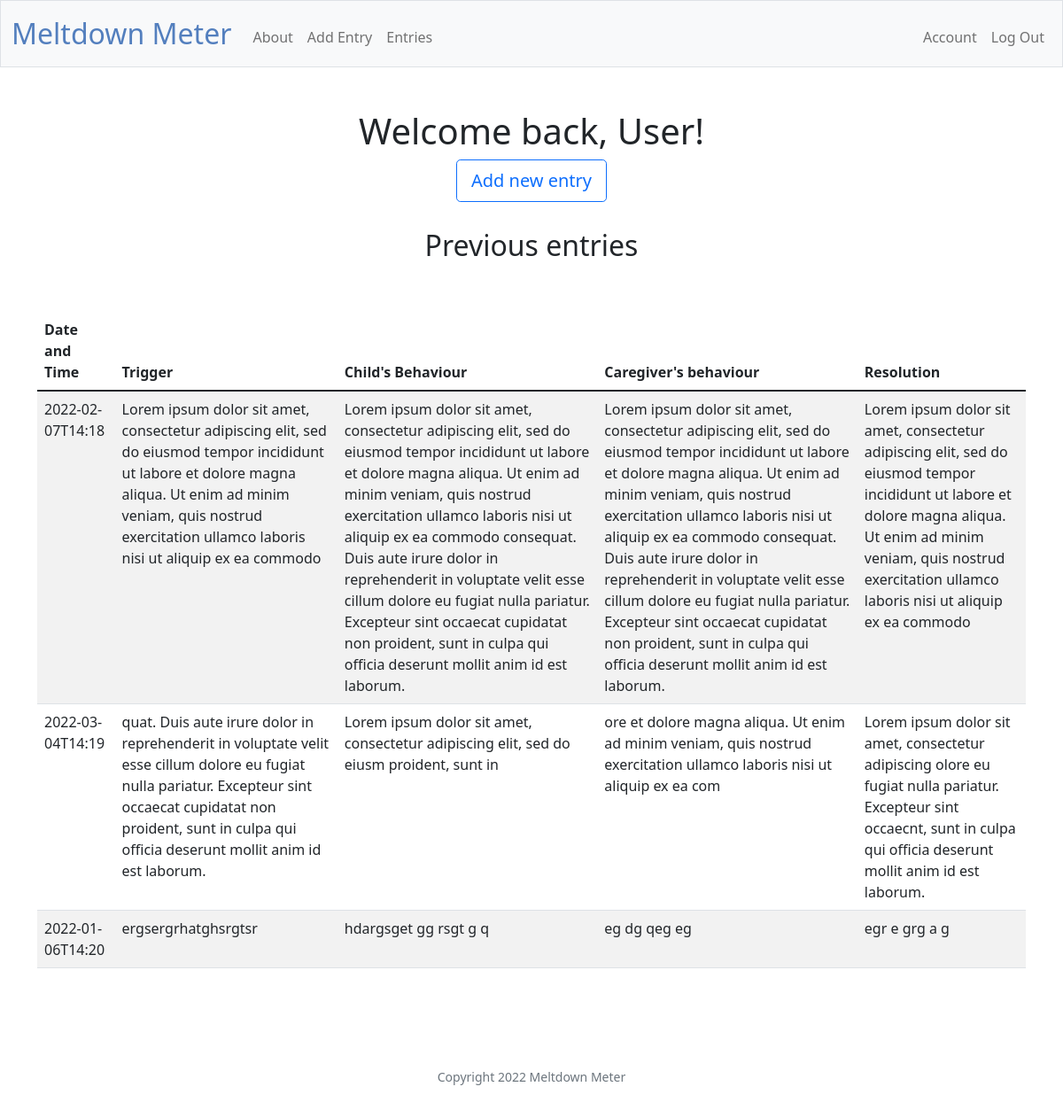
Page / (signed in) on the earlier database version.
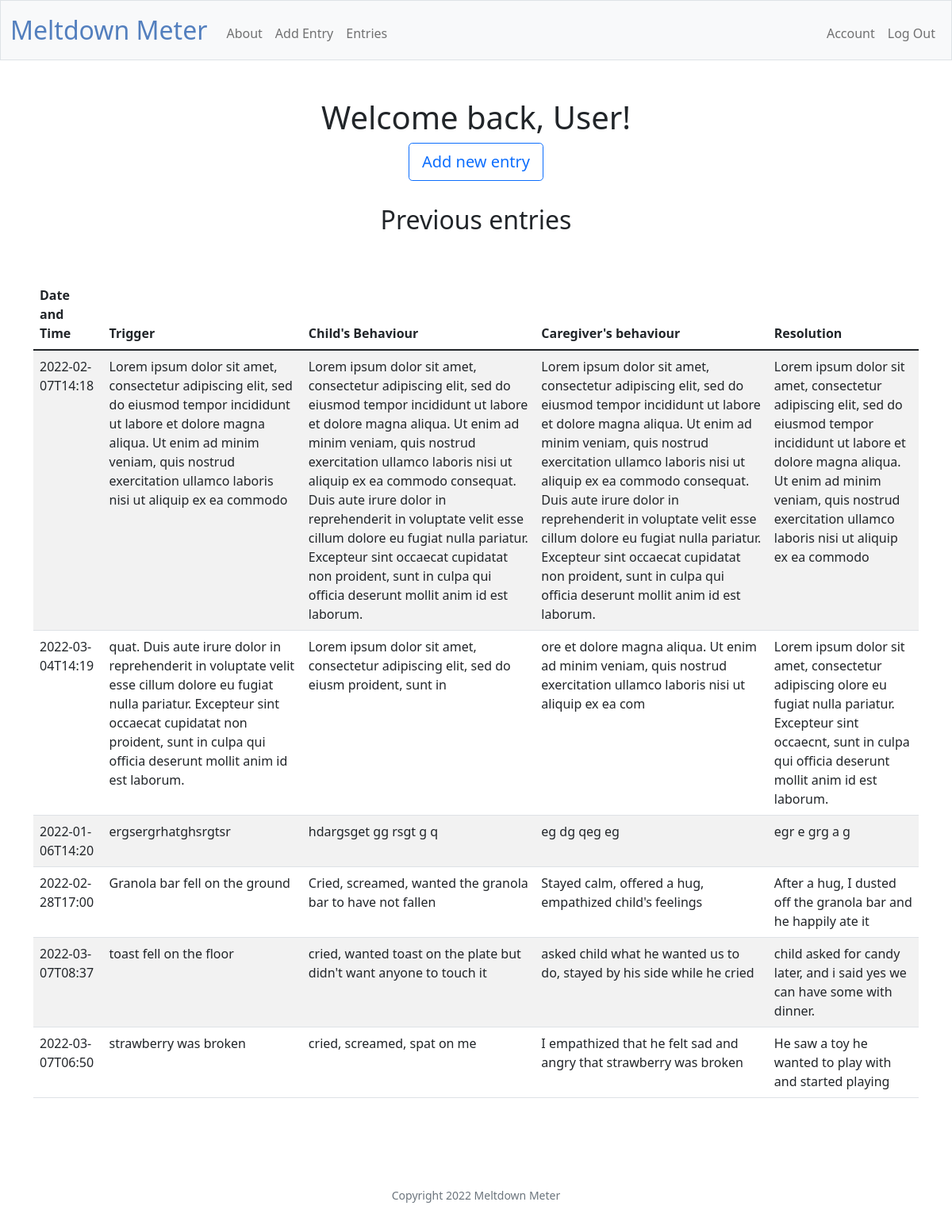
Same page on the later database version.
### tables this page shows
CREATE TABLE 'users' (id INTEGER PRIMARY KEY AUTOINCREMENT NOT NULL, username TEXT NOT NULL, hash TEXT NOT NULL, cash NUMERIC NOT NULL DEFAULT 10000.00, 'created'  DATETIME DEFAULT CURRENT_TIMESTAMP  );

CREATE TABLE 'entries' ('datetime' DATETIME, 'before' TEXT, 'during' TEXT,'response' TEXT, 'resolved' TEXT, 'intensity' INTEGER, 'duration' INTEGER, 'child_id' INTEGER, 'user_id' INTEGER, 'id'  INTEGER PRIMARY KEY  , 'posted_at'  DATETIME DEFAULT CURRENT_TIMESTAMP  );

### app.py (the view)
@app.route("/")
@login_required
def index():
    entries = db.execute("""
        SELECT *
        FROM entries
        WHERE user_id = ?""", session["user_id"])
    username = db.execute("""
        SELECT username
        FROM users
        WHERE id = ?""", session["user_id"])[0]["username"]
    return render_template("index.html", entries=entries, username=username)

### app.py (called while the page is built)
@app.after_request
def after_request(response):
    response.headers["Cache-Control"] = "no-cache, no-store, must-revalidate"
    response.headers["Expires"] = 0
    response.headers["Pragma"] = "no-cache"
    return response

### helpers.py (called while the page is built)
def login_required(f):
    @wraps(f)
    def decorated_function(*args, **kwargs):
        if session.get("user_id") is None:
            return redirect("/login")
        return f(*args, **kwargs)
    return decorated_function

### templates/index.html (shortened to what this page needs)
{% extends "layout.html" %}
{% block main %}
    {% block body %}
        <h1> Welcome back, {{ username }}! </h1>
        <a class="btn btn-lg btn-block btn-outline-primary" href="/add" role="button">Add new entry</a>
        <h2 class="indexpage"> Previous entries </h2>
        <main class="container py-5 text-center">
            <table class="table table-striped">
                <thead>
                    <tr>
                        <th class="text-start">Date and Time</th>
                        <th class="text-start">Trigger</th>
                        <th class="text-start">Child's Behaviour</th>
                        <th class="text-start">Caregiver's behaviour</th>
                        <th class="text-start">Resolution</th>
                    </tr>
                </thead>
                <tbody>
                    {% for entry in entries %}
                        <tr>
                            <td class="text-start">{{ entry["datetime"] }} </td>
                            <td class="text-start">{{ entry["before"] }}</td>
                            <td class="text-start">{{ entry["during"] }}</td>
                            <td class="text-start">{{ entry["response"] }}</td>
                            <td class="text-start">{{ entry["resolved"] }}</td>
                        </tr>
                    {% endfor %}
                </tbody>
            </table>
        </main>
    {% endblock %}
{% endblock %}

### templates/layout.html (shortened to what this page needs)
<!DOCTYPE html>
<html lang="en">
    <head>
        <link href="https://cdn.jsdelivr.net/npm/bootstrap@5.1.3/dist/css/bootstrap.min.css" rel="stylesheet">
        <link href="/static/styles.css" rel="stylesheet">
    </head>
    <body>
        <nav class="bg-light border navbar navbar-expand-md navbar-light">
            <div class="container-fluid">
                <a class="navbar-brand" href="/"><span class="blue">Meltdown Meter</span></a>
                <div class="collapse navbar-collapse" id="navbar">
                    {% if session["user_id"] %}
                        <ul class="navbar-nav me-auto mt-2">
                            <li class="nav-item"><a class="nav-link" href="/about">About</a></li>
                            <li class="nav-item"><a class="nav-link" href="/add">Add Entry</a></li>
                            <li class="nav-item"><a class="nav-link" href="/entries">Entries</a></li>
                        </ul>
                        <ul class="navbar-nav ms-auto mt-2">
                            <li class="nav-item"><a class="nav-link" href="/account">Account</a></li>
                            <li class="nav-item"><a class="nav-link" href="/logout">Log Out</a></li>
                        </ul>
                    {% else %}
                        <ul class="navbar-nav ms-auto mt-2">
                            <li class="nav-item"><a class="nav-link" href="/register">Register</a></li>
                            <li class="nav-item"><a class="nav-link" href="/login">Log In</a></li>
                        </ul>
                    {% endif %}
                </div>
            </div>
        </nav>
        <main class="container-fluid py-5 text-center">
            {% block main %}{% endblock %}
        </main>
        <footer class="mb-5 small text-center text-muted">
            Copyright 2022 Meltdown Meter
        </footer>
    </body>
</html>

### static/styles.css (style rules this page uses)
nav .navbar-brand { font-size: xx-large; }
nav .navbar-brand .blue { color: #537fbe; }
h2.indexpage { padding-top: 30px; }

Differences in the rows shown:
added entries: datetime "2022-02-28T17:00", before "Granola bar fell on the ground", during "Cried, screamed, wanted the granola bar to have not fallen", response "Stayed calm, offered a hug, empathized child's feelings", resolved "After a hug, I dusted off the granola bar and he happily ate it"
added entries: datetime "2022-03-07T08:37", before "toast fell on the floor", during "cried, wanted toast on the plate but didn't want anyone to touch it", response "asked child what he wanted us to do, stayed by his side while he cried", resolved "child asked for candy later, and i said yes we can have some with dinner."
added entries: datetime "2022-03-07T06:50", before "strawberry was broken", during "cried, screamed, spat on me", response "I empathized that he felt sad and angry that strawberry was broken", resolved "He saw a toy he wanted to play with and started playing"
